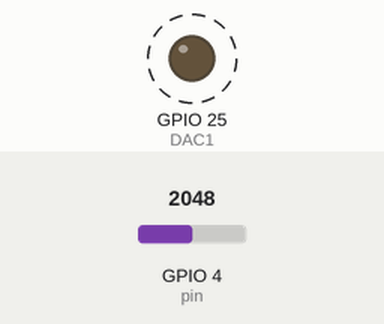
This sketch was run on a simulated ESP32. Shown: output pins drawn as LEDs (lit = HIGH). Dashed ring = blinking. The test bench sets the inputs (shaded band); at power-on: GPIO 4 (pin) = 2048. What the sketch prints to the serial monitor is not drawn.

Above: at 0.05 s.
Timing chart, 0 to 3.0 s (numbered marks = the images above):
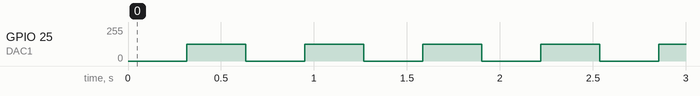

The sketch:

adc_rect.ino
```cpp
#include <Wire.h>

#define   ADC_12BIT_MAX   4096
#define   BAUD 2000000
#define   pin 4
#define   DAC1 25
#define   dacNormPrecision 0.0039215686274509803921568627451

int logicLevelADC;
float voltageADC;
uint8_t i = 0;
uint8_t j = 0;
bool alta = false;
void setup() {

  Serial.begin(BAUD);
  pinMode(pin, INPUT);
  /* aguarda a serial estar disponível */
  while (!Serial);
  Serial.println();

}

void loop() {

   j > 30 ? alta =(!alta) : 1;
   j > 30 ? j=0 : 1;
   i > 60? i=0 : 1 ;
  if(alta){

    dacWrite( DAC1 , 0.5*255 );
    Serial.print(0.5*4095);
    Serial.print(" ; ");
    Serial.print(analogRead(pin));

  }
  else{
    dacWrite( DAC1 , 0*255 );
    Serial.print(0*4095);
    Serial.print(" ; ");
    Serial.print(analogRead(pin));


  }
//  Serial.print(" ; ");
//  Serial.print(i);
  Serial.println(" ; ");
  delay(10);
  j++;
  i++;
}
```

Measured:
- by itself, GPIO 25 (DAC1): alternates 127/255 for 0.32 s and 0/255 for 0.32 s
